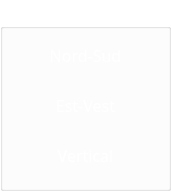
      <widget class="QGroupBox" name="groupBox">
       <property name="geometry">
        <rect>
         <x>10</x>
         <y>60</y>
         <width>171</width>
         <height>191</height>
        </rect>
       </property>
       <property name="palette">
        <palette>
         <active>
          <colorrole role="WindowText">
           <brush brushstyle="SolidPattern">
            <color alpha="255">
             <red>255</red>
             <green>255</green>
             <blue>255</blue>
            </color>
           </brush>
          </colorrole>
          <colorrole role="Button">
           <brush brushstyle="SolidPattern">
            <color alpha="0">
             <red>255</red>
             <green>255</green>
             <blue>255</blue>
            </color>
           </brush>
          </colorrole>
          <colorrole role="ButtonText">
           <brush brushstyle="SolidPattern">
            <color alpha="255">
             <red>0</red>
             <green>0</green>
             <blue>0</blue>
            </color>
           </brush>
          </colorrole>
          <colorrole role="Base">
           <brush brushstyle="SolidPattern">
            <color alpha="0">
             <red>255</red>
             <green>255</green>
             <blue>255</blue>
            </color>
           </brush>
          </colorrole>
          <colorrole role="Window">
           <brush brushstyle="SolidPattern">
            <color alpha="0">
             <red>255</red>
             <green>255</green>
             <blue>255</blue>
            </color>
           </brush>
          </colorrole>
         </active>
         <inactive>
          <colorrole role="WindowText">
           <brush brushstyle="SolidPattern">
            <color alpha="255">
             <red>255</red>
             <green>255</green>
             <blue>255</blue>
            </color>
           </brush>
          </colorrole>
          <colorrole role="Button">
           <brush brushstyle="SolidPattern">
            <color alpha="0">
             <red>255</red>
             <green>255</green>
             <blue>255</blue>
            </color>
           </brush>
          </colorrole>
          <colorrole role="ButtonText">
           <brush brushstyle="SolidPattern">
            <color alpha="255">
             <red>0</red>
             <green>0</green>
             <blue>0</blue>
            </color>
           </brush>
          </colorrole>
          <colorrole role="Base">
           <brush brushstyle="SolidPattern">
            <color alpha="0">
             <red>255</red>
             <green>255</green>
             <blue>255</blue>
            </color>
           </brush>
          </colorrole>
          <colorrole role="Window">
           <brush brushstyle="SolidPattern">
            <color alpha="0">
             <red>255</red>
             <green>255</green>
             <blue>255</blue>
            </color>
           </brush>
          </colorrole>
         </inactive>
         <disabled>
          <colorrole role="WindowText">
           <brush brushstyle="SolidPattern">
            <color alpha="255">
             <red>120</red>
             <green>120</green>
             <blue>120</blue>
            </color>
           </brush>
          </colorrole>
          <colorrole role="Button">
           <brush brushstyle="SolidPattern">
            <color alpha="0">
             <red>255</red>
             <green>255</green>
             <blue>255</blue>
            </color>
           </brush>
          </colorrole>
          <colorrole role="ButtonText">
           <brush brushstyle="SolidPattern">
            <color alpha="255">
             <red>120</red>
             <green>120</green>
             <blue>120</blue>
            </color>
           </brush>
          </colorrole>
          <colorrole role="Base">
           <brush brushstyle="SolidPattern">
            <color alpha="0">
             <red>255</red>
             <green>255</green>
             <blue>255</blue>
            </color>
           </brush>
          </colorrole>
          <colorrole role="Window">
           <brush brushstyle="SolidPattern">
            <color alpha="0">
             <red>255</red>
             <green>255</green>
             <blue>255</blue>
            </color>
           </brush>
          </colorrole>
         </disabled>
        </palette>
       </property>
       <property name="font">
        <font>
         <family>MS UI Gothic</family>
         <pointsize>14</pointsize>
        </font>
       </property>
       <property name="styleSheet">
        <string notr="true">background-color:rgba(255, 255, 255, 0)</string>
       </property>
       <property name="title">
        <string>  Gafice Polare   </string>
       </property>
       <property name="alignment">
        <set>Qt::AlignLeading|Qt::AlignLeft|Qt::AlignVCenter</set>
       </property>
       <property name="flat">
        <bool>true</bool>
       </property>
       <property name="checkable">
        <bool>false</bool>
       </property>
       <widget class="QPushButton" name="pushButton_3">
        <property name="geometry">
         <rect>
          <x>0</x>
          <y>70</y>
          <width>171</width>
          <height>71</height>
         </rect>
        </property>
        <property name="minimumSize">
         <size>
          <width>0</width>
          <height>60</height>
         </size>
        </property>
        <property name="palette">
         <palette>
          <active>
           <colorrole role="ButtonText">
            <brush brushstyle="SolidPattern">
             <color alpha="255">
              <red>255</red>
              <green>255</green>
              <blue>255</blue>
             </color>
            </brush>
           </colorrole>
          </active>
          <inactive>
           <colorrole role="ButtonText">
            <brush brushstyle="SolidPattern">
             <color alpha="255">
              <red>255</red>
              <green>255</green>
              <blue>255</blue>
             </color>
            </brush>
           </colorrole>
          </inactive>
          <disabled>
           <colorrole role="ButtonText">
            <brush brushstyle="SolidPattern">
             <color alpha="255">
              <red>120</red>
              <green>120</green>
              <blue>120</blue>
             </color>
            </brush>
           </colorrole>
          </disabled>
         </palette>
        </property>
        <property name="font">
         <font>
          <family>Franklin Gothic Medium Cond</family>
          <pointsize>12</pointsize>
         </font>
        </property>
        <property name="styleSheet">
         <string notr="true">#pushButton_3 {
background-color: url transparent;
border-image: url(:un3.png);
background: none;
border:  none;
background-repeat: none;
}
#pushButton_3:hover
{
border-image: url(:un1.png);
}
#pushButton_3:pressed
{
border-image: url(:un2.png);
}</string>
        </property>
        <property name="text">
         <string>Est-Vest</string>
        </property>
       </widget>
       <widget class="QPushButton" name="pushButton_2">
        <property name="geometry">
         <rect>
          <x>0</x>
          <y>20</y>
          <width>171</width>
          <height>71</height>
         </rect>
        </property>
        <property name="minimumSize">
         <size>
          <width>0</width>
          <height>60</height>
         </size>
        </property>
        <property name="palette">
         <palette>
          <active>
           <colorrole role="ButtonText">
            <brush brushstyle="SolidPattern">
             <color alpha="255">
              <red>255</red>
              <green>255</green>
              <blue>255</blue>
             </color>
            </brush>
           </colorrole>
          </active>
          <inactive>
           <colorrole role="ButtonText">
            <brush brushstyle="SolidPattern">
             <color alpha="255">
              <red>255</red>
              <green>255</green>
              <blue>255</blue>
             </color>
            </brush>
           </colorrole>
          </inactive>
          <disabled>
           <colorrole role="ButtonText">
            <brush brushstyle="SolidPattern">
             <color alpha="255">
              <red>120</red>
              <green>120</green>
              <blue>120</blue>
             </color>
            </brush>
           </colorrole>
          </disabled>
         </palette>
        </property>
        <property name="font">
         <font>
          <family>Franklin Gothic Medium Cond</family>
          <pointsize>12</pointsize>
         </font>
        </property>
        <property name="styleSheet">
         <string notr="true">#pushButton_2 {
background-color: url transparent;
border-image: url(:un3.png);
background: none;
border:  none;
background-repeat: none;
}
#pushButton_2:hover
{
border-image: url(:un1.png);
}
#pushButton_2:pressed
{
border-image: url(:un2.png);
}</string>
        </property>
        <property name="text">
         <string>Nord-Sud</string>
        </property>
       </widget>
       <widget class="QPushButton" name="pushButton_4">
        <property name="geometry">
         <rect>
          <x>0</x>
          <y>120</y>
          <width>171</width>
          <height>71</height>
         </rect>
        </property>
        <property name="minimumSize">
         <size>
          <width>0</width>
          <height>60</height>
         </size>
        </property>
        <property name="palette">
         <palette>
          <active>
           <colorrole role="ButtonText">
            <brush brushstyle="SolidPattern">
             <color alpha="255">
              <red>255</red>
              <green>255</green>
              <blue>255</blue>
             </color>
            </brush>
           </colorrole>
          </active>
          <inactive>
           <colorrole role="ButtonText">
            <brush brushstyle="SolidPattern">
             <color alpha="255">
              <red>255</red>
              <green>255</green>
              <blue>255</blue>
             </color>
            </brush>
           </colorrole>
          </inactive>
          <disabled>
           <colorrole role="ButtonText">
            <brush brushstyle="SolidPattern">
             <color alpha="255">
              <red>120</red>
              <green>120</green>
              <blue>120</blue>
             </color>
            </brush>
           </colorrole>
          </disabled>
         </palette>
        </property>
        <property name="font">
         <font>
          <family>Franklin Gothic Medium Cond</family>
          <pointsize>12</pointsize>
         </font>
        </property>
        <property name="styleSheet">
         <string notr="true">#pushButton_4 {
background-color: url transparent;
border-image: url(:un3.png);
background: none;
border:  none;
background-repeat: none;
}
#pushButton_4:hover
{
border-image: url(:un1.png);
}
#pushButton_4:pressed
{
border-image: url(:un2.png);
}</string>
        </property>
        <property name="text">
         <string>Vertical</string>
        </property>
       </widget>
      </widget>
